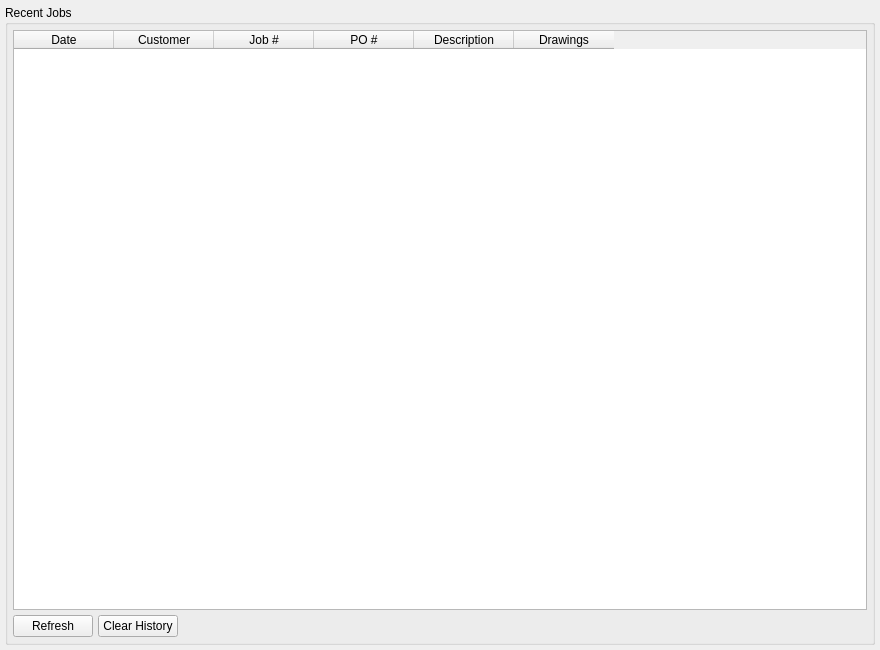
<?xml version="1.0" encoding="UTF-8"?>
<ui version="4.0">
 <class>HistoryTab</class>
 <widget class="QWidget" name="HistoryTab">
  <property name="geometry">
   <rect>
    <x>0</x>
    <y>0</y>
    <width>880</width>
    <height>650</height>
   </rect>
  </property>
  <layout class="QVBoxLayout" name="mainLayout">
   <property name="spacing">
    <number>5</number>
   </property>
   <property name="leftMargin">
    <number>5</number>
   </property>
   <property name="topMargin">
    <number>5</number>
   </property>
   <property name="rightMargin">
    <number>5</number>
   </property>
   <property name="bottomMargin">
    <number>5</number>
   </property>
   <item>
    <widget class="QGroupBox" name="historyGroup">
     <property name="title">
      <string>Recent Jobs</string>
     </property>
     <layout class="QVBoxLayout" name="historyLayout">
      <property name="spacing">
       <number>5</number>
      </property>
      <property name="leftMargin">
       <number>5</number>
      </property>
      <property name="topMargin">
       <number>5</number>
      </property>
      <property name="rightMargin">
       <number>5</number>
      </property>
      <property name="bottomMargin">
       <number>5</number>
      </property>
      <item>
       <widget class="QTableWidget" name="history_table">
        <property name="selectionBehavior">
         <enum>QAbstractItemView::SelectRows</enum>
        </property>
        <column>
         <property name="text">
          <string>Date</string>
         </property>
        </column>
        <column>
         <property name="text">
          <string>Customer</string>
         </property>
        </column>
        <column>
         <property name="text">
          <string>Job #</string>
         </property>
        </column>
        <column>
         <property name="text">
          <string>PO #</string>
         </property>
        </column>
        <column>
         <property name="text">
          <string>Description</string>
         </property>
        </column>
        <column>
         <property name="text">
          <string>Drawings</string>
         </property>
        </column>
       </widget>
      </item>
      <item>
       <layout class="QHBoxLayout" name="buttonLayout">
        <item>
         <widget class="QPushButton" name="refresh_btn">
          <property name="text">
           <string>Refresh</string>
          </property>
         </widget>
        </item>
        <item>
         <widget class="QPushButton" name="clear_btn">
          <property name="text">
           <string>Clear History</string>
          </property>
         </widget>
        </item>
        <item>
         <spacer name="horizontalSpacer">
          <property name="orientation">
           <enum>Qt::Horizontal</enum>
          </property>
          <property name="sizeHint" stdset="0">
           <size>
            <width>40</width>
            <height>20</height>
           </size>
          </property>
         </spacer>
        </item>
       </layout>
      </item>
     </layout>
    </widget>
   </item>
  </layout>
 </widget>
 <resources/>
 <connections/>
</ui>
